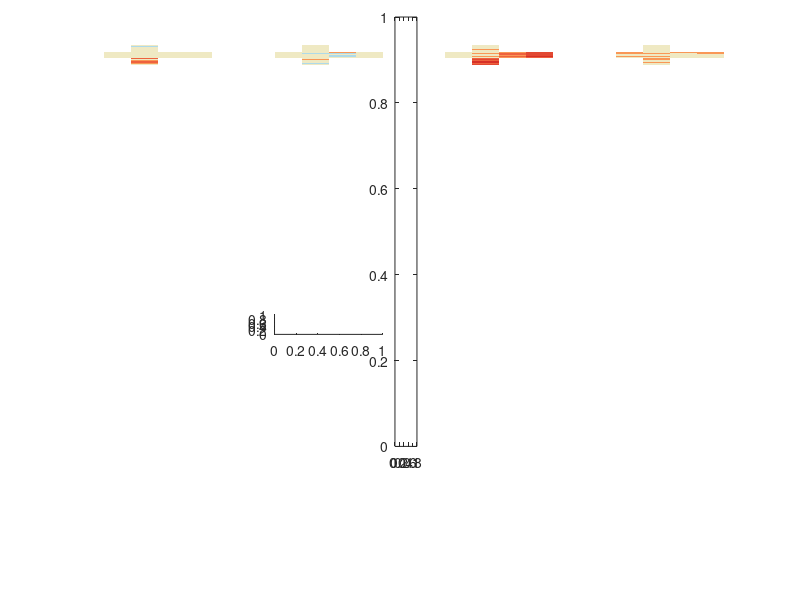

The MATLAB script that drew this image: (Note: this script raises an error after producing the figure.)
% function buildCrossPlots()

set(0,'DefaultFigureVisible','on');
set(0,'defaultfigurecolor',[1 1 1])

%Load datasets
load('differentialExpressionData/erl_de.mat')
load('differentialExpressionData/lap_de.mat')
load('differentialExpressionData/sun_de.mat')
load('differentialExpressionData/sor_de.mat')
load('differentialExpressionData/ensembleids_de.mat')

%Combine datasets into single array
%Contains expression information for all differentially expressed genes,
%all condiditions
data = [erl_de,lap_de,sor_de,sun_de];

%load indices for ensemble ids for genes of interest
%These need to be generated for every dataset being plotted
% load('timeClustersIndex.mat')   
% load('doseClustersIndex.mat')
load('clusterGeneIndex.mat')


%Cluster indices to plot
%Already have clusters identified from previous g-means run
% clusters_dose = [2,3,5,16];
% clusters_time = [4,12,16];
% clusters = [2,3,5,16,4,12,16];
clusters = 1:13;

%Pull gene expression using saved index
%Separate out dose and time conditions
% agg_time = data(timeClustersIndex,:)';
% agg_dose = data(doseClustersIndex,:)';
% agg_dose(:,280) = 0;
clusteredData = data(clusterGeneIndex,:)';


% 
% %Create cell aray with one array for each dose-specified cluster,
% %containing top 20 genes at all 24 conditions
% dose_cell = cell(1,16);
% j = 1;
% for i = 1:16 %missing 8,11
%     if i == 8 || i == 11 %don't have goseq gene lists for clusters 8 and 11
%         dose_cell{i} = zeros(24,20);    %Fill with zeros 
%     else
%         dose_cell{i} = agg_dose(:,j:j+19);
%         j = j+20;
%     end
% end

data_cell = cell(1,13);
j = 1;
for i = 1:13
    data_cell{i} = clusteredData(:,j:j+19);
    j = j+20;
end





% 
% %Create cell aray with one array for each time-specified cluster,
% %containing top 20 genes at all 24 conditions
% time_cell = cell(1,16);
% j = 1;
% for i = 1:16 %missing 15
%     if i == 15 %don't have goseq gene lists for cluster 15
%         time_cell{i} = zeros(24,20);  %Fill with zeros
%     else
%         time_cell{i} = agg_time(:,j:j+19);
%         j = j+20;
%     end
% end
% 

j=1;
%loop through 7 identified clusters of interest
for i = 1:length(clusters)
    %first four clusters from dose, last three from from time
%     if i < 5
%         agg_cell = dose_cell;
%     else
%         agg_cell = time_cell;
%     end
        
    %Split out data columns relevant to each drug for individual plotting
    erl = data_cell{clusters(i)}(1:6,:);
    lap = data_cell{clusters(i)}(7:12,:);
    sor = data_cell{clusters(i)}(13:18,:);
    sun = data_cell{clusters(i)}(19:24,:);
    
    %For plotting
    %Create new custom heatmap (blue - beige - orange, 9 colors)
    newmap = [69,117,180;88,140,191;128,183,214;174,218,233;239, 233, 195;249,151,86;238,98,62;226,73,50;215,48,39];
    newmap = newmap./255;

    %%%%%%%%%%%%%%%%%
    %%% Erlotinib %%%
    %%%%%%%%%%%%%%%%%
    
    %This can be left alone if number of genes (20) and conditions (6)
    %remains consistent. Must customize if these change 
    
    %Build array for plotting drug. Inf values will appear as white,
    %matching background. Cross of actual data will be colored
    erl_cross_array = inf(4,60);
    erl_cross_array(2,1:20) = erl(6,:);
    erl_cross_array(:,21:40) = erl(2:5,:);
    erl_cross_array(2,41:60) = erl(1,:);
    erl_cross_array(3,1:20) = 0;
    erl_cross_array(3,40:60) = 0;    
     
   %Create new figure object at first cluster. Will be reused for each additional cluster subplots 
   if j == 1
        figure('Units','centimeters', 'Position', [100, 100, 15.325, 100.031]);
   end
   
   %Add row and column of zeros for account for surf bug cutting off a row
   erl_cross_array(end+1,:) = 0;
   erl_cross_array(:,end+1) = 0;
   
   %Create a subplot for each cross with 4 columns and 7 rows (7 clusters x 4 drugx = 28 subplots)
   %This is figure-specific and can be altered for a different layout
   %Removing subplot calls and instead using 'figure' call for every plot
   %will generate a separate plot for each cross
   
   subplot(13,4,j);
   
   %Plot cross
   h=surf(erl_cross_array');
   %remove black mesh from plot
   set(h,'edgecolor','none')
   %remove x and y axis
   axis off
   %choose which colormap to use
   colormap(newmap)
   %convert 3d plot to 2d
   view(2)
   %set color scale
   caxis([-5.265 5.265]); 
   grid off
   
   %For first cluster (first row) add name of drug as title
%    if i == 1
%        title('Erlotinib','Fontname','Arial','FontWeight','Bold','Fontsize',7)
%    end
   
   %Plot axes labels
   %Only plot y labels on first column
   %Only plot x labels on bottom row
   xticklabels={'6 h','24 h','72 h','168 h'};
   yticklabels={'10 \muM','3 \muM','1 \muM'};
   if any(j==25:28)
       set(gca,'XLim',[1 5],'XTick',1.5:2:4.5,'XTickLabel',xticklabels,'Fontname','Arial','FontWeight','Bold','Fontsize',7)
   else
       set(gca,'XLim',[1 5],'XTick',1.5:4.5,'XTickLabel','')
   end
   
   if any(j==1:4:28)
       set(gca,'YLim',[1 61],'YTick',10:20:50,'YTickLabel',yticklabels,'Fontname','Arial','FontWeight','Bold','Fontsize',7)
   else
       set(gca,'YLim',[1 61],'YTick',10:20:50,'YTickLabel','')
   end
   j=j+1;
    

    %%%%%%%%%%%%%%%%%
    %%% Lapatinib %%%
    %%%%%%%%%%%%%%%%%
    
    %Build array for plotting drug. Inf values will appear as white,
    %matching background. Cross of actual data will be colored
        lap_cross_array = inf(4,60);
        lap_cross_array(2,1:20) = lap(6,:);
        lap_cross_array(:,21:40) = lap(2:5,:);
        lap_cross_array(2,41:60) = lap(1,:);
        lap_cross_array(3,1:20) = 0;
        lap_cross_array(3,40:60) = 0;    
     
    %Add row and column of zeros for account for surf bug cutting off a row
    lap_cross_array(end+1,:) = 0;
    lap_cross_array(:,end+1) = 0;
    
    %Create a subplot for each cross (7 clusters x 4 drugx = 28 subplots)
    subplot(13,4,j);
        
    %Plot cross
    h=surf(lap_cross_array');
    set(h,'edgecolor','none')
    axis off
    colormap(newmap) %Can choose default or custom colormap
    view(2)
    caxis([-5.265 5.265]); 
    grid off
    
    %For first cluster (first row) add name of drug as title
%     if i == 1
%         title('Lapatinib','Fontname','Arial','FontWeight','Bold','Fontsize',7)
%     end
    
    %Plot axes labels
    %Only plot y labels on first column
    %Only plot x labels on bottom row
    xticklabels={'6 h','24 h','72 h','168 h'};
    yticklabels={'10 \muM','3 \muM','1 \muM'};
    if any(j==25:28)
        set(gca,'XLim',[1 5],'XTick',1.5:4.5,'XTickLabel',xticklabels,'Fontname','Arial','FontWeight','Bold','Fontsize',7)
    else
        set(gca,'XLim',[1 5],'XTick',1.5:4.5,'XTickLabel','')
    end
    
    if any(j==1:4:28)
        set(gca,'YLim',[1 61],'YTick',10:20:50,'YTickLabel',yticklabels,'Fontname','Arial','FontWeight','Bold','Fontsize',7)
    else
        set(gca,'YLim',[1 61],'YTick',10:20:50,'YTickLabel','')
    end
     j=j+1;
    

    %%%%%%%%%%%%%%%%%
    %%% Sorafenib %%%
    %%%%%%%%%%%%%%%%%

    %Build array for plotting drug. Inf values will appear as white,
    %matching background. Cross of actual data will be colored    
        sor_cross_array = inf(4,60);
        sor_cross_array(2,1:20) = sor(6,:);
        sor_cross_array(:,21:40) = sor(2:5,:);
        sor_cross_array(2,41:60) = sor(1,:);
        sor_cross_array(3,1:20) = 0;
        sor_cross_array(3,40:60) = 0;    

    
    %Add row and column of zeros for account for surf bug cutting off a row
    sor_cross_array(end+1,:) = 0;
    sor_cross_array(:,end+1) = 0;
    
    %Create a subplot for each cross (7 clusters x 4 drugx = 28 subplots)
    subplot(13,4,j);

    %Plot Cross
    h=surf(sor_cross_array');
    set(h,'edgecolor','none')
    axis off
    colormap(newmap) %Choose default or new colormap
    view(2)
    caxis([-5.265 5.265]); 
    grid off
    
    %For first cluster (first row) add name of drug as title
%     if i == 1
%         title('Sorafenib','Fontname','Arial','FontWeight','Bold','Fontsize',7)
%     end

    %Plot axes labels
    %Only plot y labels on first column
    %Only plot x labels on bottom row
    xticklabels={'6 h','24 h','72 h','168 h'};
    yticklabels={'10 \muM','3 \muM','1 \muM'};
    
    if any(j==25:28)
        set(gca,'XLim',[1 5],'XTick',1.5:4.5,'XTickLabel',xticklabels,'Fontname','Arial','FontWeight','Bold','Fontsize',7)
    else
        set(gca,'XLim',[1 5],'XTick',1.5:4.5,'XTickLabel','')
    end
    
    if any(j==1:4:28)
        set(gca,'YLim',[1 61],'YTick',10:20:50,'YTickLabel',yticklabels,'Fontname','Arial','FontWeight','Bold','Fontsize',7)
    else
        set(gca,'YLim',[1 61],'YTick',10:20:50,'YTickLabel','')
    end
    j=j+1;
    
    
    %%%%%%%%%%%%%%%%%
    %%% Sunitinib %%%
    %%%%%%%%%%%%%%%%%

    %Build array for plotting drug. Inf values will appear as white,
    %matching background. Cross of actual data will be colored 
        sun_cross_array = inf(4,60);
        sun_cross_array(2,1:20) = sun(6,:);
        sun_cross_array(:,21:40) = sun(2:5,:);
        sun_cross_array(2,41:60) = sun(1,:);
        sun_cross_array(3,1:20) = 0;
        sun_cross_array(3,40:60) = 0;    

     
    %Add row and column of zeros for account for surf bug cutting off a row
    %and col
    sun_cross_array(end+1,:) = 0;
    sun_cross_array(:,end+1) = 0;
    
    %Create a subplot for each cross (7 clusters x 4 drugx = 28 subplots)
    subplot(13,4,j);
 
    %Plot cross
    h=surf(sun_cross_array');
    set(h,'edgecolor','none')
    axis off
    colormap(newmap) %Choose default or custom colormap
    view(2)
    caxis([-5.265 5.265]); 
    grid off
    
    %For first cluster (first row) add name of drug as title
%     if i == 1
%         title('Sunitinib','Fontname','Arial','FontWeight','Bold','Fontsize',7)
%     end
    
    %Plot axes labels
    %Only plot y labels on first column
    %Only plot x labels on bottom row
    xticklabels={'6 h','24 h','72 h','168 h'};
    yticklabels={'10 \muM','3 \muM','1 \muM'};
    
    if any(j==25:28)
        set(gca,'XLim',[1 5],'XTick',1.5:4.5,'XTickLabel',xticklabels,'Fontname','Arial','FontWeight','Bold','Fontsize',7)
    else
        set(gca,'XLim',[1 5],'XTick',1.5:4.5,'XTickLabel','')
    end
    
    if any(j==1:4:28)
        set(gca,'YLim',[1 61],'YTick',10:20:50,'YTickLabel',yticklabels,'Fontname','Arial','FontWeight','Bold','Fontsize',7)
    else
        set(gca,'YLim',[1 61],'YTick',10:20:50,'YTickLabel','')
    end
    j=j+1


    %Position color bar for final figure
    hp4 = get(subplot(13,4,30),'Position');
    h=colorbar('Position', [hp4(1)+hp4(3)+0.015  hp4(2)-.175  0.0275  hp4(2)+hp4(3)*2.1]);
    set(h,'Fontname','Arial','FontWeight','Bold','Fontsize',7);
   
end

%Save final figure with all 28 crosses
%Uncomment print command to write to file, will overwrite if there's
%another file already present with same name
%Can change file format from svg to png, etc
fn1 = 'crossPlot.svg';
print(fn1, '-Painters', '-dsvg','-r600')

    